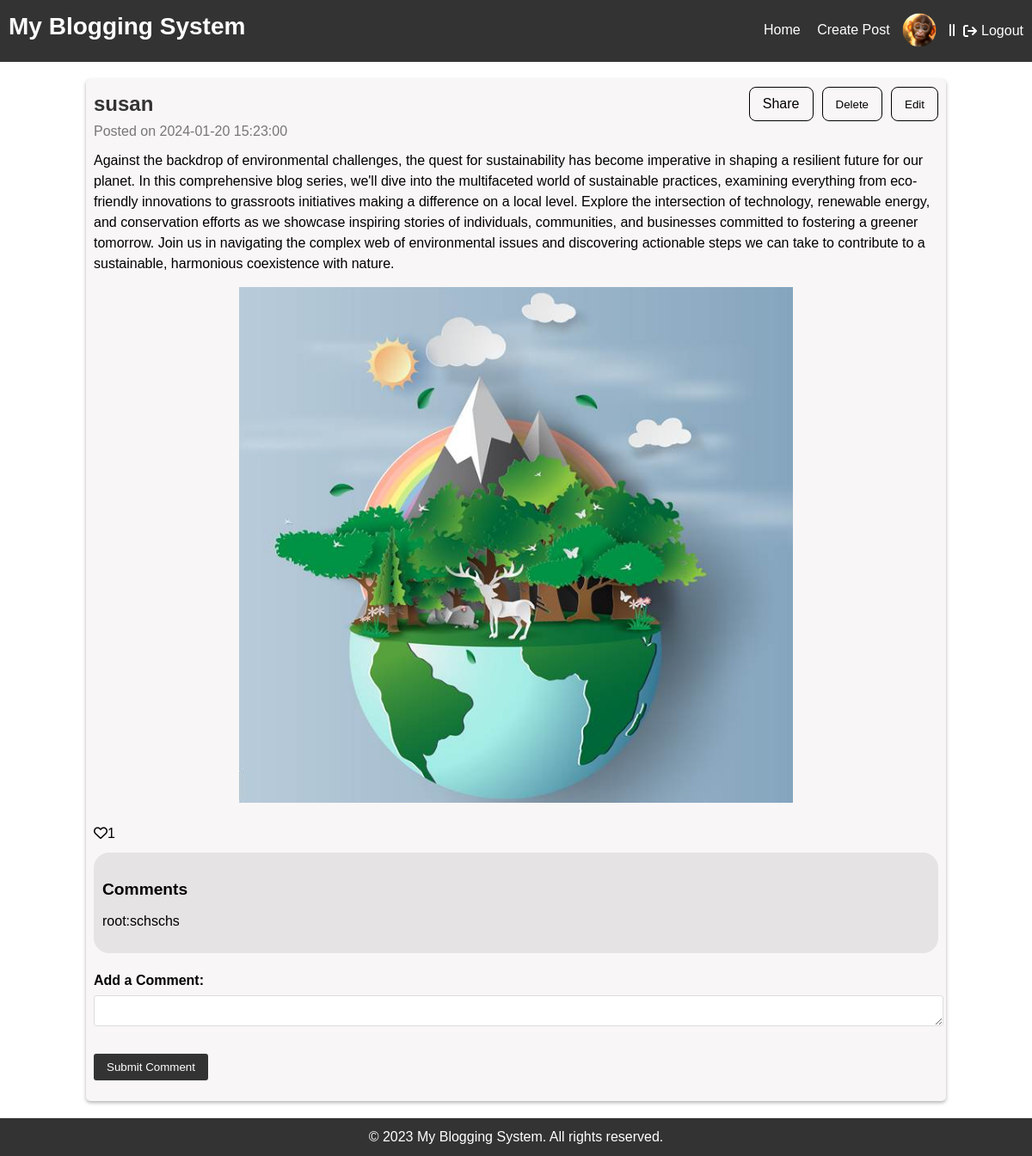
Page /post_details.php?post_id=88 (signed in) on the committed database.
### tables this page shows
CREATE TABLE `users` (
  `user_id` int NOT NULL,
  `username` varchar(50) NOT NULL,
  `email` varchar(100) NOT NULL,
  `password` varchar(255) NOT NULL,
  `profile_image` varchar(255) DEFAULT 'default_profile.jpg'
);

CREATE TABLE `posts` (
  `post_id` int NOT NULL,
  `content` text NOT NULL,
  `post_date` timestamp NOT NULL DEFAULT CURRENT_TIMESTAMP,
  `love_count` int DEFAULT '0',
  `image_path` varchar(255) DEFAULT NULL,
  `user_id` int DEFAULT NULL
);

CREATE TABLE `comments` (
  `comment_id` int NOT NULL,
  `post_id` int DEFAULT NULL,
  `comment_text` text,
  `comment_date` timestamp NOT NULL DEFAULT CURRENT_TIMESTAMP,
  `user_id` int NOT NULL
);

### comments.php (called while the page is built, shortened)
<?php
include 'connect.php';
function getComments($postID)
{
    global $conn;
    $sql = "SELECT comments.*, users.username AS user_name FROM comments JOIN users ON comments.user_id = users.user_id WHERE post_id = ? ORDER BY comment_date ASC";
    $stmt = $conn->prepare($sql);
    $stmt->bind_param("i", $postID);
    $stmt->execute();
    $result = $stmt->get_result();
    return $result->fetch_all(MYSQLI_ASSOC);
}

### post_details.php (the view, shortened to what this page needs)
<!DOCTYPE html>
<html lang="en">
<head>
    <link rel="stylesheet" type="text/css" href="css/styles.css">
    <link rel="stylesheet" type="text/css" href="css/post_details.css">
    <link rel="stylesheet" href="https://cdnjs.cloudflare.com/ajax/libs/font-awesome/6.0.0-beta3/css/all.min.css">
</head>
<body>
    <header>
        <h1><a href="index.php" style="text-decoration: none; color: inherit;">My Blogging System</a></h1>
        <nav>
            <ul>
                <li><a href="index.php">Home</a></li>
                <li><a href="create.php">Create Post</a></li>
                <?php
        if (isset($_SESSION["user_id"])) {
          include 'connect.php';
          $user_id = $_SESSION["user_id"];
          $sql = "SELECT profile_image FROM users WHERE user_id = ?";
          $stmt = $conn->prepare($sql);
          $stmt->bind_param("i", $user_id);
          if (!$stmt->execute()) {
            echo "SQL Error: " . $stmt->error;
            exit;
          }
          $result = $stmt->get_result();
          if ($result->num_rows == 1) {
            $row = $result->fetch_assoc();
            $profile_image = $row["profile_image"];
          }
          echo '<li><a href="profile.php"><img src="' . (isset($profile_image) ? $profile_image : 'uploads/default_profile.jpg') . '" alt="Profile Image" class="profile-image-nav"></a></li>';
        } else {
          echo '<li><a href="login.php" id="login-link">Log In</a></li>';
        }
        ?>
            </ul>
        </nav>
        <span class="separator"><i class="fa-solid fa-grip-lines-vertical"></i></span>
        <div class="logout-button" onclick="location.href='logout.php'">
            <i class="fas fa-arrow-right-from-bracket"></i>
            Logout
        </div>
    </header>
    <main>
        <?php
        include 'connect.php';
        include 'comments.php';
        function escape($str)
        {
            return htmlspecialchars($str, ENT_QUOTES, 'UTF-8');
        }
        function confirmDeleteScript($postID)
        {
            return "if (confirm('Are you sure you want to delete this post?')) { window.location.href = `post_details.php?post_id={$postID}&delete={$postID}`; }";
        }
        function handleCommentSubmitScript($postID)
        {
            return "window.location.href = `post_details.php?post_id={$postID}`;";
        }
        function showEditFormScript($postID)
        {
            return "window.location.href = `post_details.php?edit={$postID}`;";
        }
        if (isset($_GET['post_id'])) {
            $postID = $_GET['post_id'];
            $sql = "SELECT posts.*, users.username FROM posts JOIN users ON posts.user_id = users.user_id WHERE post_id = ?";
            $stmt = $conn->prepare($sql);
            $stmt->bind_param("i", $postID);
            $stmt->execute();
            $result = $stmt->get_result();
            if ($result->num_rows > 0) {
                $row = $result->fetch_assoc();
                $username = $row['username'];
                $content = $row['content'];
                $postDate = $row['post_date'];
                $loveCount = $row['love_count'];
                echo "<section class='post'>";
                echo "<div class='user-info-container'>";
                echo "<h2 class='username'>$username</h2>";
                echo "<div class='button-container'>";
                echo "<div class='share-container'>";
    echo "<div class='action-button share' id='shareButton'>Share</div>";
    echo "</div>";
                echo "<button onclick=\"" . confirmDeleteScript($postID) . "\" class='action-button'>Delete</button>";
                echo "<button onclick=\"" . showEditFormScript($postID) . "\" class='action-button'>Edit</button>";
                echo "</div>";
                echo "</div>";
                echo "<p class='meta'>Posted on $postDate</p>";
                echo "<div class='post-content'>";
                echo "<p>" . escape($content) . "</p>";
                if (!empty($row['image_path'])) {
                    echo "<img src='" . escape($row['image_path']) . "' alt='Current Post Image' class='fill-container'><br>";
                }
                echo "<div class='love-section' style='display: flex; align-items: center;'>";
                echo "<a href='post_details.php?post_id={$postID}&love={$postID}' class='love-button'><i class='fa-regular fa-heart'></i></a>";
                echo "<span class='love-count'>$loveCount</span>";
                echo "</div>";
                $comments = getComments($postID);
                if (!empty($comments)) {
                    echo "<div class='comment-form-container'>";
                    echo "<h3>Comments</h3>";
                    foreach ($comments as $comment) {
                        echo "<div class='comment-container'>";
                        echo "<p class='comment-user'>{$comment['user_name']}: </p>";
                        echo "<p class='comment-text'>{$comment['comment_text']}</p>";
                        echo "</div>";
                    }
                    echo "</div>";
                }
                echo "<form action='comments.php' method='post' onsubmit=\"" . handleCommentSubmitScript($postID) . "\">";
                echo "<div class='form-group'>";
                echo "<label for='comment'>Add a Comment:</label>";
                echo "<textarea id='comment' name='comment' required></textarea>";
                echo "</div>";
                echo "<div class='form-group'>";
                echo "<button type='submit' name='submitComment' class='comment-submit-btn'>Submit Comment</button>";
                echo "</div>";
                echo "</form>";
                echo "</div>";
                echo "</section>";
            } else {
                echo "Post not found.";
            }
        }
        ?>
    </main>
    <footer>
        <p>&copy; 2023 My Blogging System. All rights reserved.</p>
    </footer>
</body>
</html>

### css/styles.css (style rules this page uses)
body, h1, h2, p, ul { margin: 0; padding: 0; }
body { font-family: Arial, sans-serif; font-size: 16px; line-height: 1.5; }
h1, h2 { font-weight: bold; margin-bottom: 10px; }
a { text-decoration: none; color: inherit; }
h2 { font-size: 24px; }
p { margin-bottom: 15px; }
header { background-color: #333; padding: 10px; color: #fff; display: flex; align-items: center; }
header h1 { font-size: 28px; margin-bottom: 10px; }
header nav { margin-left: auto; }
header nav ul { list-style: none; }
header nav ul li { display: inline-block; margin-right: 15px; }
header nav ul li a { color: #fff; text-decoration: none; color: inherit; }
.logout-button { display: flex; align-items: center; cursor: pointer; color: #fff; margin-left:10px ; }
.logout-button i { margin-right: 5px; }
main { max-width: auto; margin: 20px auto; padding: 0 100px; }
section.post { background-color: #f8f6f6; padding: 10px; box-shadow: 0 2px 4px rgba(0, 0, 0, 0.3); border-radius: 5px; margin-bottom: 20px; position: relative !important; }
section.post h2 { color: #333; }
section.post p.meta { color: #777; margin-bottom: 10px; }
.username { margin: 0; }
.fill-container { width: 100%; height: 100%; object-fit: contain; max-width: 100%; max-height: 100%; }
.profile-image-nav { width: 30px; height: 30px; border-radius: 50%; margin-top: -3px; margin-right: 5px; vertical-align: middle; object-fit: cover; transform: scale(1.3); }
footer { background-color: #333; padding: 10px; color: #fff; text-align: center; }
footer p { margin: 0; }

### css/post_details.css (style rules this page uses)
.comment-form-container { background-color: #e5e3e3; border-radius: 18px; padding: 10px; margin-top: 10px; }
.comment-form-container h3 { font-size: 1.2em; margin-bottom: 10px; }
.comment-container { display: flex; }
.form-group { margin-bottom: 15px; }
form { margin-top: 20px; }
label { display: block; font-weight: bold; margin-bottom: 5px; }
textarea, input[type="file"] { width: 100%; border: 1px solid #ddd; border-radius: 3px; margin-bottom: 10px; }
button[type="submit"] { padding: 8px 15px; background-color: #333; color: #fff; border: none; border-radius: 3px; cursor: pointer; }
.user-info-container { display: flex; align-items: center; }
.username { margin: 0; }
.button-container { margin-left: auto; display: flex; gap: 10px; }
.action-button { padding: 7px 15px; background-color: rgba(0, 0, 0, 0); color: #000; border: 1px solid #000; border-radius: 8px; cursor: pointer; transition: background-color 0.3s ease, color 0.3s ease; }
section.post { background-color: #f8f6f6; padding: 9px; box-shadow: 0 2px 4px rgba(0, 0, 0, 0.3); border-radius: 5px; margin: 20px auto; position: relative !important; width: auto; max-width: 100%; }
.post-content { margin-bottom: 10px; }
.fill-container { width: 100%; height: 600px; overflow: hidden; display: flex; justify-content: center; align-items: center; }
@media (min-width: 768px) { section.post { min-width: 300px; } }

### rows in the picture
users: profile_image (placeholder picture)
posts: user.username "susan", post_date "2024-01-20 15:23:00", content "Against the backdrop of environmental challenges, the quest for sustainability has become imperative in shaping a resilient future for our planet. In this comprehensive blog series, we'll dive into the multifaceted world of sustainable practices, examining everything from eco-friendly innovations to grassroots initiatives making a difference on a local level. Explore the intersection of technology, renewable energy, and conservation efforts as we showcase inspiring stories of individuals, communities, and businesses committed to fostering a greener tomorrow. Join us in navigating the complex web of environmental issues and discovering actionable steps we can take to contribute to a…", image_path (picture), love_count "1"
comments: user.username "root", comment_text "schschs"
